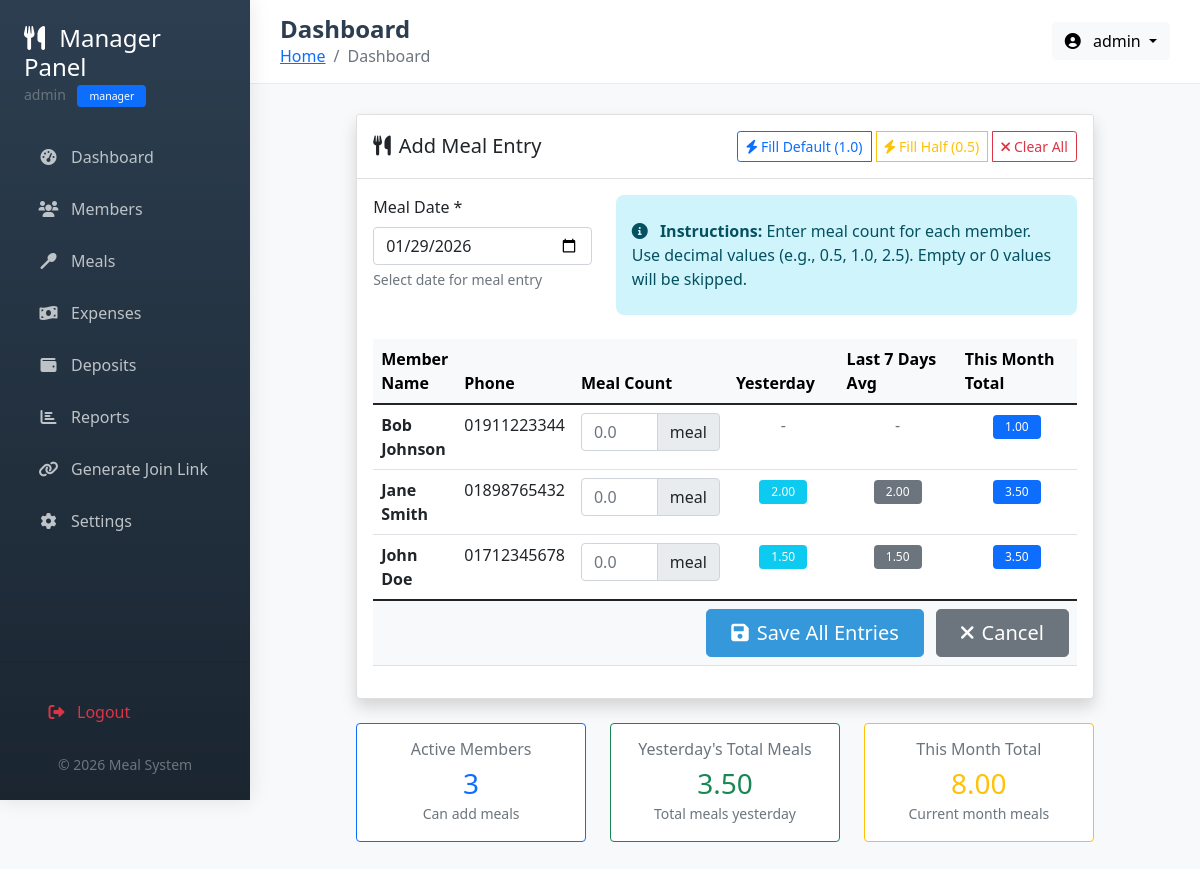
Screenshot of /manager/add_meal.php (signed in) with the database file from the repository.
### tables this page shows
CREATE TABLE IF NOT EXISTS members (
    member_id INT PRIMARY KEY AUTO_INCREMENT,
    name VARCHAR(100) NOT NULL,
    phone VARCHAR(20),
    email VARCHAR(100),
    join_date DATE NOT NULL,
    status ENUM('active', 'inactive') DEFAULT 'active',
    created_by INT DEFAULT NULL,
    join_token VARCHAR(100) UNIQUE,
    token_expiry DATETIME,
    created_at TIMESTAMP DEFAULT CURRENT_TIMESTAMP,
    INDEX idx_status (status),
    FOREIGN KEY (created_by) REFERENCES users(user_id) ON DELETE SET NULL
);

CREATE TABLE IF NOT EXISTS meals (
    meal_id INT PRIMARY KEY AUTO_INCREMENT,
    member_id INT NOT NULL,
    meal_date DATE NOT NULL,
    meal_count DECIMAL(4,2) NOT NULL DEFAULT 0.00,
    created_at TIMESTAMP DEFAULT CURRENT_TIMESTAMP,
    created_by INT DEFAULT NULL,
    UNIQUE KEY unique_member_meal (member_id, meal_date),
    INDEX idx_meal_date (meal_date),
    FOREIGN KEY (member_id) REFERENCES members(member_id) ON DELETE CASCADE,
    FOREIGN KEY (created_by) REFERENCES users(user_id) ON DELETE SET NULL
);

### manager/add_meal.php (the view, shortened to what this page needs)
<?php
require_once '../includes/functions.php';
require_once '../includes/header.php';
$conn = getConnection();
$sql = "SELECT * FROM members WHERE status = 'active' ORDER BY name ASC";
$result = mysqli_query($conn, $sql);
$members = mysqli_fetch_all($result, MYSQLI_ASSOC);
$yesterday = date('Y-m-d', strtotime('-1 day'));
?>
<div class="row">
    <div class="col-lg-10 mx-auto">
        <div class="card shadow">
            <div class="card-header bg-white py-3 d-flex justify-content-between align-items-center">
                <h5 class="mb-0"><i class="fas fa-utensils me-2"></i>Add Meal Entry</h5>
                <div class="btn-group">
                    <button type="button" id="fillDefault" class="btn btn-sm btn-outline-primary">
                        <i class="fas fa-bolt me-1"></i>Fill Default (1.0)
                    </button>
                    <button type="button" id="fillHalf" class="btn btn-sm btn-outline-warning ms-1">
                        <i class="fas fa-bolt me-1"></i>Fill Half (0.5)
                    </button>
                    <button type="button" id="clearAll" class="btn btn-sm btn-outline-danger ms-1">
                        <i class="fas fa-times me-1"></i>Clear All
                    </button>
                </div>
            </div>
            <div class="card-body">
                <?php if (empty($members)): ?>
                    <div class="text-center py-5">
                        <i class="fas fa-users fa-3x text-muted mb-3"></i>
                        <h5>No Active Members</h5>
                        <p class="text-muted">Add some active members first to record meals</p>
                        <a href="add_member.php" class="btn btn-primary">
                            <i class="fas fa-user-plus me-2"></i>Add Members
                        </a>
                    </div>
                <?php else: ?>
                    <form method="POST" action="">
                        <div class="row mb-4">
                            <div class="col-md-4">
                                <label for="meal_date" class="form-label">Meal Date *</label>
                                <input type="date" class="form-control" id="meal_date" name="meal_date" value="<?php echo isset($_POST['meal_date']) ? $_POST['meal_date'] : date('Y-m-d'); ?>" required>
                                <div class="form-text">Select date for meal entry</div>
                            </div>
                            <div class="col-md-8">
                                <div class="alert alert-info h-100 d-flex align-items-center">
                                    <div>
                                        <i class="fas fa-info-circle me-2"></i>
                                        <strong>Instructions:</strong> Enter meal count for each member. Use decimal values (e.g., 0.5, 1.0, 2.5). Empty or 0 values will be skipped.
                                    </div>
                                </div>
                            </div>
                        </div>
                        <div class="table-responsive">
                            <table class="table table-hover">
                                <thead class="table-light">
                                    <tr>
                                        <th>Member Name</th>
                                        <th>Phone</th>
                                        <th width="200">Meal Count</th>
                                        <th width="120">Yesterday</th>
                                        <th width="150">Last 7 Days Avg</th>
                                        <th width="150">This Month Total</th>
                                    </tr>
                                </thead>
                                <tbody>
                                    <?php foreach ($members as $member):
                                        $yesterday_sql = "SELECT meal_count FROM meals WHERE member_id = ? AND meal_date = ?";
                                        $yesterday_stmt = mysqli_prepare($conn, $yesterday_sql);
                                        mysqli_stmt_bind_param($yesterday_stmt, "is", $member['member_id'], $yesterday);
                                        mysqli_stmt_execute($yesterday_stmt);
                                        $yesterday_result = mysqli_stmt_get_result($yesterday_stmt);
                                        $yesterday_meal = mysqli_fetch_assoc($yesterday_result);
                                        $week_ago = date('Y-m-d', strtotime('-7 days'));
                                        $avg_sql = "SELECT AVG(meal_count) as avg_meals FROM meals WHERE member_id = ? AND meal_date BETWEEN ? AND ?";
                                        $avg_stmt = mysqli_prepare($conn, $avg_sql);
                                        mysqli_stmt_bind_param($avg_stmt, "iss", $member['member_id'], $week_ago, $yesterday);
                                        mysqli_stmt_execute($avg_stmt);
                                        $avg_result = mysqli_stmt_get_result($avg_stmt);
                                        $avg_meals = mysqli_fetch_assoc($avg_result);
                                        $month_start = date('Y-m-01');
                                        $month_total_sql = "SELECT SUM(meal_count) as month_total FROM meals WHERE member_id = ? AND meal_date >= ?";
                                        $month_total_stmt = mysqli_prepare($conn, $month_total_sql);
                                        mysqli_stmt_bind_param($month_total_stmt, "is", $member['member_id'], $month_start);
                                        mysqli_stmt_execute($month_total_stmt);
                                        $month_total_result = mysqli_stmt_get_result($month_total_stmt);
                                        $month_total = mysqli_fetch_assoc($month_total_result);
                                    ?>
                                    <tr>
                                        <td>
                                            <strong><?php echo htmlspecialchars($member['name']); ?></strong>
                                        </td>
                                        <td>
                                            <?php echo $member['phone'] ? htmlspecialchars($member['phone']) : '<span class="text-muted">N/A</span>'; ?>
                                        </td>
                                        <td>
                                            <div class="input-group">
                                                <input type="number" class="form-control meal-input" name="entries[<?php echo $member['member_id']; ?>]" step="0.5" min="0" max="3" value="<?php echo isset($_POST['entries'][$member['member_id']]) ? htmlspecialchars($_POST['entries'][$member['member_id']]) : ''; ?>" placeholder="0.0">
                                                <span class="input-group-text">meal</span>
                                            </div>
                                        </td>
                                        <td class="text-center">
                                            <?php if ($yesterday_meal && $yesterday_meal['meal_count'] > 0): ?>
                                                <span class="badge bg-info"><?php echo htmlspecialchars($yesterday_meal['meal_count']); ?></span>
                                            <?php else: ?>
                                                <span class="text-muted">-</span>
                                            <?php endif; ?>
                                        </td>
                                        <td class="text-center">
                                            <?php if ($avg_meals['avg_meals']): ?>
                                                <span class="badge bg-secondary"><?php echo number_format($avg_meals['avg_meals'], 2); ?></span>
                                            <?php else: ?>
                                                <span class="text-muted">-</span>
                                            <?php endif; ?>
                                        </td>
                                        <td class="text-center">
                                            <?php if ($month_total['month_total']): ?>
                                                <span class="badge bg-primary"><?php echo number_format($month_total['month_total'], 2); ?></span>
                                            <?php else: ?>
                                                <span class="text-muted">-</span>
                                            <?php endif; ?>
                                        </td>
                                    </tr>
                                    <?php endforeach; ?>
                                </tbody>
                                <tfoot>
                                    <tr class="table-light">
                                        <td colspan="6" class="text-end">
                                            <button type="submit" class="btn btn-primary btn-lg px-4">
                                                <i class="fas fa-save me-2"></i>Save All Entries
                                            </button>
                                            <a href="meals.php" class="btn btn-secondary btn-lg px-4 ms-2">
                                                <i class="fas fa-times me-2"></i>Cancel
                                            </a>
                                        </td>
                                    </tr>
                                </tfoot>
                            </table>
                        </div>
                    </form>
                <?php endif; ?>
            </div>
        </div>
        <?php if (!empty($members)): ?>
        <div class="row mt-4">
            <div class="col-md-4">
                <div class="card border-primary">
                    <div class="card-body text-center">
                        <h6 class="text-muted mb-2">Active Members</h6>
                        <h3 class="text-primary mb-0"><?php echo count($members); ?></h3>
                        <small class="text-muted">Can add meals</small>
                    </div>
                </div>
            </div>
            <div class="col-md-4">
                <div class="card border-success">
                    <div class="card-body text-center">
                        <h6 class="text-muted mb-2">Yesterday's Total Meals</h6>
                        <h3 class="text-success mb-0">
                            <?php
                            $yesterday_sql = "SELECT SUM(meal_count) as total FROM meals WHERE meal_date = ?";
                            $yesterday_stmt = mysqli_prepare($conn, $yesterday_sql);
                            mysqli_stmt_bind_param($yesterday_stmt, "s", $yesterday);
                            mysqli_stmt_execute($yesterday_stmt);
                            $yesterday_result = mysqli_stmt_get_result($yesterday_stmt);
                            $yesterday_total = mysqli_fetch_assoc($yesterday_result);
                            echo number_format($yesterday_total['total'] ?: 0, 2);
                            ?>
                        </h3>
                        <small class="text-muted">Total meals yesterday</small>
                    </div>
                </div>
            </div>
            <div class="col-md-4">
                <div class="card border-warning">
                    <div class="card-body text-center">
                        <h6 class="text-muted mb-2">This Month Total</h6>
                        <h3 class="text-warning mb-0">
                            <?php
                            $month_sql = "SELECT SUM(meal_count) as total FROM meals WHERE meal_date >= ?";
                            $month_stmt = mysqli_prepare($conn, $month_sql);
                            mysqli_stmt_bind_param($month_stmt, "s", $month_start);
                            mysqli_stmt_execute($month_stmt);
                            $month_result = mysqli_stmt_get_result($month_stmt);
                            $month_total = mysqli_fetch_assoc($month_result);
                            echo number_format($month_total['total'] ?: 0, 2);
                            ?>
                        </h3>
                        <small class="text-muted">Current month meals</small>
                    </div>
                </div>
            </div>
        </div>
        <?php endif; ?>
    </div>
</div>
<?php
require_once '../includes/footer.php';
?>

### includes/header.php (style rules this page uses)
:root { --primary-color: #2c3e50; --secondary-color: #3498db; --success-color: #27ae60; --warning-color: #f39c12; --danger-color: #e74c3c; }
body { font-family: 'Segoe UI', Tahoma, Geneva, Verdana, sans-serif; background-color: #f8f9fa; min-height: 100vh; }
.btn-primary { background-color: var(--secondary-color); border-color: var(--secondary-color); }
.alert { border: none; border-radius: 8px; }
.badge { padding: 6px 12px; font-weight: 500; }

### rows the page displays
members: name "Bob Johnson", phone "01911223344", month_total "1.00"
members: name "Jane Smith", phone "01898765432", meals.meal_count "2.00", avg_meals "2.00", month_total "3.50"
members: name "John Doe", phone "01712345678", meals.meal_count "1.50", avg_meals "1.50", month_total "3.50"

### other values shown
$_SESSION['username'] "admin"
$_SESSION['role'] "manager"
$page_title "Dashboard"
count($members) "3"
$yesterday_total['total'] ?: 0 "3.50"
$month_total['total'] ?: 0 "8.00"
